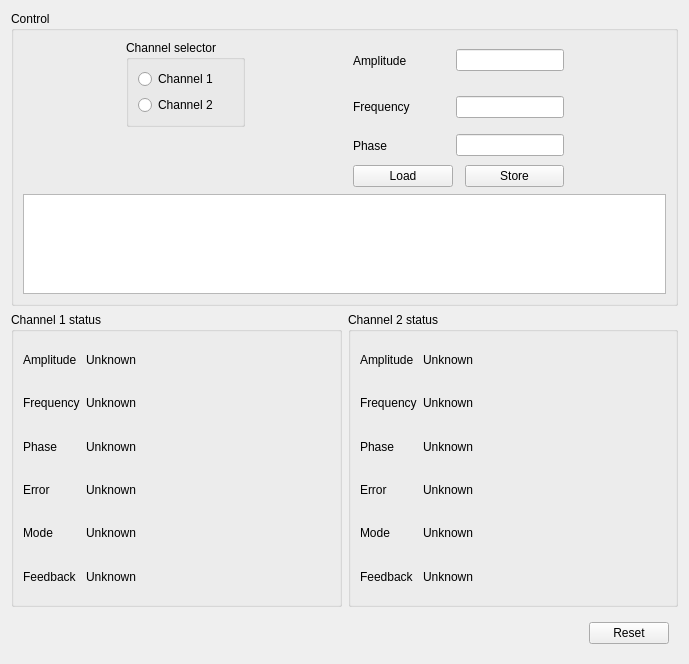
<?xml version="1.0" encoding="UTF-8"?>
<ui version="4.0">
 <class>Form</class>
 <widget class="QWidget" name="Form">
  <property name="geometry">
   <rect>
    <x>0</x>
    <y>0</y>
    <width>689</width>
    <height>664</height>
   </rect>
  </property>
  <property name="windowTitle">
   <string>Form</string>
  </property>
  <layout class="QGridLayout" name="gridLayout" rowstretch="1,1,0,0">
   <item row="1" column="0">
    <widget class="QGroupBox" name="groupBox_2">
     <property name="sizePolicy">
      <sizepolicy hsizetype="Preferred" vsizetype="Expanding">
       <horstretch>0</horstretch>
       <verstretch>0</verstretch>
      </sizepolicy>
     </property>
     <property name="title">
      <string>Channel 1 status</string>
     </property>
     <layout class="QFormLayout" name="formLayout">
      <item row="0" column="0">
       <widget class="QLabel" name="label_6">
        <property name="sizePolicy">
         <sizepolicy hsizetype="Expanding" vsizetype="Expanding">
          <horstretch>0</horstretch>
          <verstretch>0</verstretch>
         </sizepolicy>
        </property>
        <property name="text">
         <string>Amplitude</string>
        </property>
       </widget>
      </item>
      <item row="0" column="1">
       <widget class="ValueLabel" name="amplitude1">
        <property name="sizePolicy">
         <sizepolicy hsizetype="Preferred" vsizetype="Expanding">
          <horstretch>0</horstretch>
          <verstretch>0</verstretch>
         </sizepolicy>
        </property>
        <property name="text">
         <string>Unknown</string>
        </property>
       </widget>
      </item>
      <item row="1" column="0">
       <widget class="QLabel" name="label_4">
        <property name="sizePolicy">
         <sizepolicy hsizetype="Expanding" vsizetype="Expanding">
          <horstretch>0</horstretch>
          <verstretch>0</verstretch>
         </sizepolicy>
        </property>
        <property name="text">
         <string>Frequency</string>
        </property>
       </widget>
      </item>
      <item row="1" column="1">
       <widget class="ValueLabel" name="frequency1">
        <property name="sizePolicy">
         <sizepolicy hsizetype="Preferred" vsizetype="Expanding">
          <horstretch>0</horstretch>
          <verstretch>0</verstretch>
         </sizepolicy>
        </property>
        <property name="text">
         <string>Unknown</string>
        </property>
       </widget>
      </item>
      <item row="2" column="0">
       <widget class="QLabel" name="label_5">
        <property name="sizePolicy">
         <sizepolicy hsizetype="Expanding" vsizetype="Expanding">
          <horstretch>0</horstretch>
          <verstretch>0</verstretch>
         </sizepolicy>
        </property>
        <property name="text">
         <string>Phase</string>
        </property>
       </widget>
      </item>
      <item row="2" column="1">
       <widget class="ValueLabel" name="phase1">
        <property name="sizePolicy">
         <sizepolicy hsizetype="Preferred" vsizetype="Expanding">
          <horstretch>0</horstretch>
          <verstretch>0</verstretch>
         </sizepolicy>
        </property>
        <property name="text">
         <string>Unknown</string>
        </property>
       </widget>
      </item>
      <item row="3" column="0">
       <widget class="QLabel" name="label_10">
        <property name="sizePolicy">
         <sizepolicy hsizetype="Preferred" vsizetype="Expanding">
          <horstretch>0</horstretch>
          <verstretch>0</verstretch>
         </sizepolicy>
        </property>
        <property name="text">
         <string>Error</string>
        </property>
       </widget>
      </item>
      <item row="3" column="1">
       <widget class="ValueLabel" name="error1">
        <property name="sizePolicy">
         <sizepolicy hsizetype="Preferred" vsizetype="Expanding">
          <horstretch>0</horstretch>
          <verstretch>0</verstretch>
         </sizepolicy>
        </property>
        <property name="text">
         <string>Unknown</string>
        </property>
       </widget>
      </item>
      <item row="4" column="0">
       <widget class="QLabel" name="label_12">
        <property name="sizePolicy">
         <sizepolicy hsizetype="Preferred" vsizetype="Expanding">
          <horstretch>0</horstretch>
          <verstretch>0</verstretch>
         </sizepolicy>
        </property>
        <property name="text">
         <string>Mode</string>
        </property>
       </widget>
      </item>
      <item row="4" column="1">
       <widget class="ValueLabel" name="mode1">
        <property name="sizePolicy">
         <sizepolicy hsizetype="Preferred" vsizetype="Expanding">
          <horstretch>0</horstretch>
          <verstretch>0</verstretch>
         </sizepolicy>
        </property>
        <property name="text">
         <string>Unknown</string>
        </property>
       </widget>
      </item>
      <item row="5" column="0">
       <widget class="QLabel" name="label_14">
        <property name="sizePolicy">
         <sizepolicy hsizetype="Preferred" vsizetype="Expanding">
          <horstretch>0</horstretch>
          <verstretch>0</verstretch>
         </sizepolicy>
        </property>
        <property name="text">
         <string>Feedback</string>
        </property>
       </widget>
      </item>
      <item row="5" column="1">
       <widget class="ValueLabel" name="feedback1">
        <property name="sizePolicy">
         <sizepolicy hsizetype="Preferred" vsizetype="Expanding">
          <horstretch>0</horstretch>
          <verstretch>0</verstretch>
         </sizepolicy>
        </property>
        <property name="text">
         <string>Unknown</string>
        </property>
       </widget>
      </item>
     </layout>
    </widget>
   </item>
   <item row="1" column="1">
    <widget class="QGroupBox" name="groupBox_3">
     <property name="title">
      <string>Channel 2 status</string>
     </property>
     <layout class="QFormLayout" name="formLayout_2">
      <item row="0" column="1">
       <widget class="ValueLabel" name="amplitude2">
        <property name="sizePolicy">
         <sizepolicy hsizetype="Preferred" vsizetype="Expanding">
          <horstretch>0</horstretch>
          <verstretch>0</verstretch>
         </sizepolicy>
        </property>
        <property name="text">
         <string>Unknown</string>
        </property>
       </widget>
      </item>
      <item row="0" column="0">
       <widget class="QLabel" name="label_9">
        <property name="sizePolicy">
         <sizepolicy hsizetype="Expanding" vsizetype="Expanding">
          <horstretch>0</horstretch>
          <verstretch>0</verstretch>
         </sizepolicy>
        </property>
        <property name="text">
         <string>Amplitude</string>
        </property>
       </widget>
      </item>
      <item row="1" column="1">
       <widget class="ValueLabel" name="frequency2">
        <property name="sizePolicy">
         <sizepolicy hsizetype="Preferred" vsizetype="Expanding">
          <horstretch>0</horstretch>
          <verstretch>0</verstretch>
         </sizepolicy>
        </property>
        <property name="text">
         <string>Unknown</string>
        </property>
       </widget>
      </item>
      <item row="1" column="0">
       <widget class="QLabel" name="label_7">
        <property name="sizePolicy">
         <sizepolicy hsizetype="Expanding" vsizetype="Expanding">
          <horstretch>0</horstretch>
          <verstretch>0</verstretch>
         </sizepolicy>
        </property>
        <property name="text">
         <string>Frequency</string>
        </property>
       </widget>
      </item>
      <item row="2" column="0">
       <widget class="QLabel" name="label_8">
        <property name="sizePolicy">
         <sizepolicy hsizetype="Expanding" vsizetype="Expanding">
          <horstretch>0</horstretch>
          <verstretch>0</verstretch>
         </sizepolicy>
        </property>
        <property name="text">
         <string>Phase</string>
        </property>
       </widget>
      </item>
      <item row="2" column="1">
       <widget class="ValueLabel" name="phase2">
        <property name="sizePolicy">
         <sizepolicy hsizetype="Preferred" vsizetype="Expanding">
          <horstretch>0</horstretch>
          <verstretch>0</verstretch>
         </sizepolicy>
        </property>
        <property name="text">
         <string>Unknown</string>
        </property>
       </widget>
      </item>
      <item row="3" column="0">
       <widget class="QLabel" name="label_11">
        <property name="sizePolicy">
         <sizepolicy hsizetype="Preferred" vsizetype="Expanding">
          <horstretch>0</horstretch>
          <verstretch>0</verstretch>
         </sizepolicy>
        </property>
        <property name="text">
         <string>Error</string>
        </property>
       </widget>
      </item>
      <item row="3" column="1">
       <widget class="ValueLabel" name="error2">
        <property name="sizePolicy">
         <sizepolicy hsizetype="Preferred" vsizetype="Expanding">
          <horstretch>0</horstretch>
          <verstretch>0</verstretch>
         </sizepolicy>
        </property>
        <property name="text">
         <string>Unknown</string>
        </property>
       </widget>
      </item>
      <item row="4" column="0">
       <widget class="QLabel" name="label_13">
        <property name="sizePolicy">
         <sizepolicy hsizetype="Preferred" vsizetype="Expanding">
          <horstretch>0</horstretch>
          <verstretch>0</verstretch>
         </sizepolicy>
        </property>
        <property name="text">
         <string>Mode</string>
        </property>
       </widget>
      </item>
      <item row="4" column="1">
       <widget class="ValueLabel" name="mode2">
        <property name="sizePolicy">
         <sizepolicy hsizetype="Preferred" vsizetype="Expanding">
          <horstretch>0</horstretch>
          <verstretch>0</verstretch>
         </sizepolicy>
        </property>
        <property name="text">
         <string>Unknown</string>
        </property>
       </widget>
      </item>
      <item row="5" column="0">
       <widget class="QLabel" name="label_15">
        <property name="sizePolicy">
         <sizepolicy hsizetype="Preferred" vsizetype="Expanding">
          <horstretch>0</horstretch>
          <verstretch>0</verstretch>
         </sizepolicy>
        </property>
        <property name="text">
         <string>Feedback</string>
        </property>
       </widget>
      </item>
      <item row="5" column="1">
       <widget class="ValueLabel" name="feedback2">
        <property name="sizePolicy">
         <sizepolicy hsizetype="Preferred" vsizetype="Expanding">
          <horstretch>0</horstretch>
          <verstretch>0</verstretch>
         </sizepolicy>
        </property>
        <property name="text">
         <string>Unknown</string>
        </property>
       </widget>
      </item>
     </layout>
    </widget>
   </item>
   <item row="3" column="0" colspan="2">
    <widget class="QFrame" name="frame">
     <property name="sizePolicy">
      <sizepolicy hsizetype="Preferred" vsizetype="MinimumExpanding">
       <horstretch>0</horstretch>
       <verstretch>0</verstretch>
      </sizepolicy>
     </property>
     <property name="minimumSize">
      <size>
       <width>0</width>
       <height>0</height>
      </size>
     </property>
     <property name="frameShape">
      <enum>QFrame::NoFrame</enum>
     </property>
     <property name="frameShadow">
      <enum>QFrame::Raised</enum>
     </property>
     <layout class="QHBoxLayout" name="horizontalLayout" stretch="1,0">
      <item>
       <spacer name="horizontalSpacer_4">
        <property name="orientation">
         <enum>Qt::Horizontal</enum>
        </property>
        <property name="sizeHint" stdset="0">
         <size>
          <width>40</width>
          <height>20</height>
         </size>
        </property>
       </spacer>
      </item>
      <item>
       <widget class="QPushButton" name="reset_button">
        <property name="sizePolicy">
         <sizepolicy hsizetype="Expanding" vsizetype="Fixed">
          <horstretch>0</horstretch>
          <verstretch>0</verstretch>
         </sizepolicy>
        </property>
        <property name="whatsThis">
         <string/>
        </property>
        <property name="text">
         <string>Reset</string>
        </property>
       </widget>
      </item>
     </layout>
    </widget>
   </item>
   <item row="0" column="0" colspan="2">
    <widget class="QGroupBox" name="groupBox">
     <property name="title">
      <string>Control</string>
     </property>
     <layout class="QGridLayout" name="gridLayout_2" rowstretch="0,0,0,0,0,0,0" columnstretch="0,0,0,0,0,0,0">
      <item row="2" column="3" rowspan="3">
       <spacer name="horizontalSpacer_3">
        <property name="orientation">
         <enum>Qt::Horizontal</enum>
        </property>
        <property name="sizeHint" stdset="0">
         <size>
          <width>40</width>
          <height>20</height>
         </size>
        </property>
       </spacer>
      </item>
      <item row="2" column="6" rowspan="3">
       <spacer name="horizontalSpacer">
        <property name="orientation">
         <enum>Qt::Horizontal</enum>
        </property>
        <property name="sizeHint" stdset="0">
         <size>
          <width>40</width>
          <height>20</height>
         </size>
        </property>
       </spacer>
      </item>
      <item row="3" column="5">
       <widget class="QLineEdit" name="set_frequency"/>
      </item>
      <item row="4" column="1" rowspan="2" colspan="2">
       <spacer name="verticalSpacer">
        <property name="orientation">
         <enum>Qt::Vertical</enum>
        </property>
        <property name="sizeHint" stdset="0">
         <size>
          <width>20</width>
          <height>40</height>
         </size>
        </property>
       </spacer>
      </item>
      <item row="2" column="4">
       <widget class="QLabel" name="label">
        <property name="sizePolicy">
         <sizepolicy hsizetype="Expanding" vsizetype="Expanding">
          <horstretch>0</horstretch>
          <verstretch>0</verstretch>
         </sizepolicy>
        </property>
        <property name="text">
         <string>Amplitude</string>
        </property>
       </widget>
      </item>
      <item row="3" column="4">
       <widget class="QLabel" name="label_2">
        <property name="sizePolicy">
         <sizepolicy hsizetype="Expanding" vsizetype="Expanding">
          <horstretch>0</horstretch>
          <verstretch>0</verstretch>
         </sizepolicy>
        </property>
        <property name="text">
         <string>Frequency</string>
        </property>
       </widget>
      </item>
      <item row="2" column="0" rowspan="3">
       <spacer name="horizontalSpacer_2">
        <property name="orientation">
         <enum>Qt::Horizontal</enum>
        </property>
        <property name="sizeHint" stdset="0">
         <size>
          <width>40</width>
          <height>20</height>
         </size>
        </property>
       </spacer>
      </item>
      <item row="5" column="4" colspan="2">
       <widget class="QFrame" name="frame_2">
        <property name="sizePolicy">
         <sizepolicy hsizetype="Expanding" vsizetype="Expanding">
          <horstretch>0</horstretch>
          <verstretch>0</verstretch>
         </sizepolicy>
        </property>
        <property name="frameShape">
         <enum>QFrame::NoFrame</enum>
        </property>
        <property name="frameShadow">
         <enum>QFrame::Raised</enum>
        </property>
        <layout class="QHBoxLayout" name="horizontalLayout_2" stretch="0,0">
         <property name="spacing">
          <number>12</number>
         </property>
         <property name="leftMargin">
          <number>0</number>
         </property>
         <property name="topMargin">
          <number>0</number>
         </property>
         <property name="rightMargin">
          <number>0</number>
         </property>
         <property name="bottomMargin">
          <number>0</number>
         </property>
         <item>
          <widget class="QPushButton" name="load_button">
           <property name="sizePolicy">
            <sizepolicy hsizetype="Expanding" vsizetype="Fixed">
             <horstretch>0</horstretch>
             <verstretch>0</verstretch>
            </sizepolicy>
           </property>
           <property name="whatsThis">
            <string/>
           </property>
           <property name="text">
            <string>Load</string>
           </property>
          </widget>
         </item>
         <item>
          <widget class="QPushButton" name="store_button">
           <property name="sizePolicy">
            <sizepolicy hsizetype="Expanding" vsizetype="Fixed">
             <horstretch>0</horstretch>
             <verstretch>0</verstretch>
            </sizepolicy>
           </property>
           <property name="whatsThis">
            <string/>
           </property>
           <property name="text">
            <string>Store</string>
           </property>
          </widget>
         </item>
        </layout>
       </widget>
      </item>
      <item row="2" column="5">
       <widget class="QLineEdit" name="set_amplitude"/>
      </item>
      <item row="2" column="1" rowspan="2" colspan="2">
       <widget class="QGroupBox" name="groupBox_4">
        <property name="sizePolicy">
         <sizepolicy hsizetype="Expanding" vsizetype="Expanding">
          <horstretch>0</horstretch>
          <verstretch>0</verstretch>
         </sizepolicy>
        </property>
        <property name="title">
         <string>Channel selector</string>
        </property>
        <layout class="QVBoxLayout" name="verticalLayout">
         <item>
          <widget class="QRadioButton" name="channel1_button">
           <property name="sizePolicy">
            <sizepolicy hsizetype="Minimum" vsizetype="Expanding">
             <horstretch>0</horstretch>
             <verstretch>0</verstretch>
            </sizepolicy>
           </property>
           <property name="text">
            <string>Channel 1</string>
           </property>
           <attribute name="buttonGroup">
            <string notr="true">channel_group</string>
           </attribute>
          </widget>
         </item>
         <item>
          <widget class="QRadioButton" name="channel2_button">
           <property name="sizePolicy">
            <sizepolicy hsizetype="Minimum" vsizetype="Expanding">
             <horstretch>0</horstretch>
             <verstretch>0</verstretch>
            </sizepolicy>
           </property>
           <property name="text">
            <string>Channel 2</string>
           </property>
           <attribute name="buttonGroup">
            <string notr="true">channel_group</string>
           </attribute>
          </widget>
         </item>
        </layout>
       </widget>
      </item>
      <item row="4" column="4">
       <widget class="QLabel" name="label_3">
        <property name="sizePolicy">
         <sizepolicy hsizetype="Expanding" vsizetype="Expanding">
          <horstretch>0</horstretch>
          <verstretch>0</verstretch>
         </sizepolicy>
        </property>
        <property name="text">
         <string>Phase</string>
        </property>
       </widget>
      </item>
      <item row="4" column="5">
       <widget class="QLineEdit" name="set_phase"/>
      </item>
      <item row="6" column="0" colspan="7">
       <widget class="MessageView" name="outView">
        <property name="sizePolicy">
         <sizepolicy hsizetype="Expanding" vsizetype="Expanding">
          <horstretch>0</horstretch>
          <verstretch>0</verstretch>
         </sizepolicy>
        </property>
        <property name="minimumSize">
         <size>
          <width>0</width>
          <height>20</height>
         </size>
        </property>
        <property name="maximumSize">
         <size>
          <width>16777215</width>
          <height>100</height>
         </size>
        </property>
        <property name="openLinks">
         <bool>false</bool>
        </property>
       </widget>
      </item>
     </layout>
    </widget>
   </item>
  </layout>
 </widget>
 <customwidgets>
  <customwidget>
   <class>MessageView</class>
   <extends>QTextBrowser</extends>
   <header>nicos.clients.gui.widgets.messageview.h</header>
  </customwidget>
  <customwidget>
   <class>ValueLabel</class>
   <extends>QLabel</extends>
   <header>nicos_sinq.dmc.gui.panels.gaspump</header>
  </customwidget>
 </customwidgets>
 <resources/>
 <connections/>
 <buttongroups>
  <buttongroup name="channel_group"/>
 </buttongroups>
</ui>
